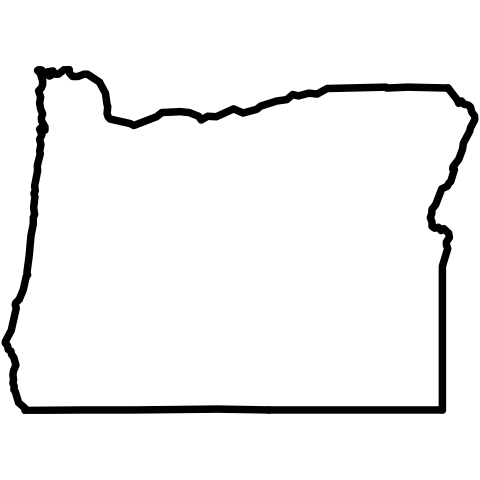

R code for this plot:
library(maps)
png(here::here("oregon.png"))
map("state", region = "Oregon", lwd = 10, bg = NA, mar = c(0.1, 0.1, 0.1, 0.1))
dev.off()

